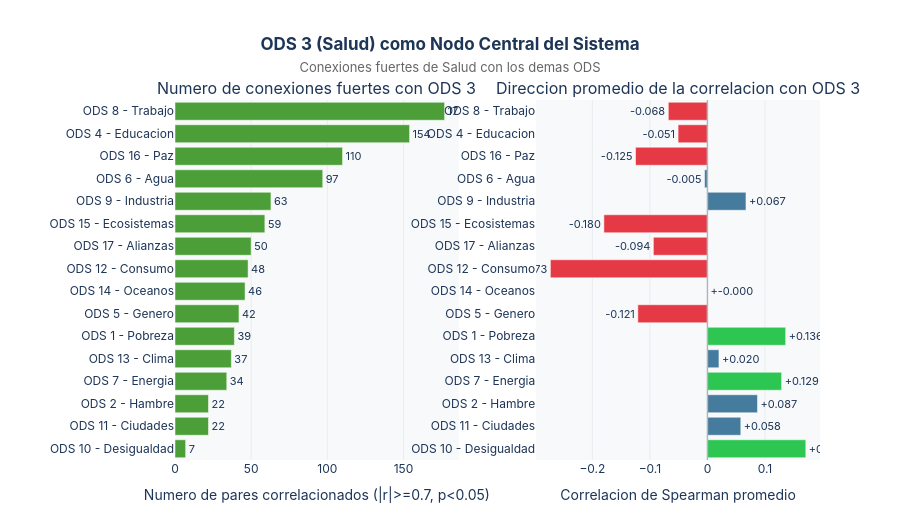

The code cell stored with this chart in its notebook:
### Markdown cell above
---
## El Sistema Interconectado — ODS 3 como Nodo Central

El ODS 3 no existe en aislamiento. Analizando los **1,285 pares de correlaciones** donde aparece, la salud está conectada — positiva o negativamente — con casi todos los demás ODS. El colapso silencioso de la salud pública **arrastra consigo** los avances en educación, empleo y paz social.

### Code cell
# ══════════════════════════════════════════════════════════════════════════════
# FIGURA 7 — Red de conexiones: ODS 3 como nodo central
# ══════════════════════════════════════════════════════════════════════════════

import ast

pares = pd.read_csv('../data/consolidated/pares_ods_correlaciones.csv')

# Parsear columna ods_pair de string "(3, 8)" a enteros
pares['pair_tuple'] = pares['ods_pair'].apply(ast.literal_eval)
pares['ods_1'] = pares['pair_tuple'].apply(lambda x: x[0])
pares['ods_2'] = pares['pair_tuple'].apply(lambda x: x[1])

# Filtrar pares que involucran ODS 3 (excluir el auto-par 3-3)
mask = ((pares['ods_1'] == 3) | (pares['ods_2'] == 3)) & \
       ~((pares['ods_1'] == 3) & (pares['ods_2'] == 3))
pares3 = pares[mask].copy()
pares3['otro_ods'] = pares3.apply(
    lambda r: r['ods_2'] if r['ods_1'] == 3 else r['ods_1'], axis=1
)
pares3 = pares3.sort_values('n_correlaciones', ascending=True)

ods_nombres = {
    1: 'ODS 1 - Pobreza',       2: 'ODS 2 - Hambre',
    4: 'ODS 4 - Educacion',     5: 'ODS 5 - Genero',
    6: 'ODS 6 - Agua',          7: 'ODS 7 - Energia',
    8: 'ODS 8 - Trabajo',       9: 'ODS 9 - Industria',
    10: 'ODS 10 - Desigualdad', 11: 'ODS 11 - Ciudades',
    12: 'ODS 12 - Consumo',     13: 'ODS 13 - Clima',
    14: 'ODS 14 - Oceanos',     15: 'ODS 15 - Ecosistemas',
    16: 'ODS 16 - Paz',         17: 'ODS 17 - Alianzas'
}
pares3['nombre'] = pares3['otro_ods'].map(ods_nombres).fillna(
    pares3['otro_ods'].apply(lambda x: 'ODS ' + str(x))
)
pares3['color_bar'] = pares3['corr_promedio'].apply(
    lambda c: COLOR_ALERTA if c < -0.05 else COLOR_MEJORA if c > 0.1 else COLOR_NEUTRO
)

fig_red = make_subplots(
    rows=1, cols=2,
    subplot_titles=[
        'Numero de conexiones fuertes con ODS 3',
        'Direccion promedio de la correlacion con ODS 3'
    ],
    horizontal_spacing=0.12
)

# Panel izq: número de conexiones
fig_red.add_trace(go.Bar(
    x=pares3['n_correlaciones'], y=pares3['nombre'],
    orientation='h', marker_color=COLOR_ODS3,
    marker_line_color='white', marker_line_width=0.5,
    text=pares3['n_correlaciones'], textposition='outside',
    textfont=dict(size=11),
    hovertemplate='<b>%{y}</b><br>Conexiones: <b>%{x}</b><extra></extra>',
    showlegend=False
), row=1, col=1)

# Panel der: correlación media
corr_vals = pares3['corr_promedio'].round(3)
fig_red.add_trace(go.Bar(
    x=corr_vals, y=pares3['nombre'],
    orientation='h', marker_color=pares3['color_bar'],
    marker_line_color='white', marker_line_width=0.5,
    text=['+{:.3f}'.format(c) if c >= 0 else '{:.3f}'.format(c) for c in corr_vals],
    textposition='outside', textfont=dict(size=11),
    hovertemplate='<b>%{y}</b><br>Correlacion media: <b>%{x:.3f}</b><extra></extra>',
    showlegend=False
), row=1, col=2)

fig_red.add_vline(x=0, line_width=1.5, line_color='#ADB5BD', row=1, col=2)

fig_red.update_xaxes(showgrid=True, gridcolor='#E9ECEF')
fig_red.update_yaxes(showgrid=False)
fig_red.update_xaxes(title_text='Numero de pares correlacionados (|r|>=0.7, p<0.05)', row=1, col=1)
fig_red.update_xaxes(title_text='Correlacion de Spearman promedio', row=1, col=2)

fig_red.update_layout(
    title=dict(
        text='<b>ODS 3 (Salud) como Nodo Central del Sistema</b><br>'
             '<span style="font-size:13px;font-weight:normal;color:#666">'
             'Conexiones fuertes de Salud con los demas ODS</span>',
        x=0.5, xanchor='center'
    ),
    height=520, plot_bgcolor=COLOR_FONDO, paper_bgcolor='white',
    font=dict(family='Inter, Arial, sans-serif', color='#1D3557'),
    margin=dict(t=100, b=60, l=175)
)

fig_red.show()
top = pares3.sort_values('n_correlaciones', ascending=False).iloc[0]
print('Total conexiones fuertes de ODS 3 con otros ODS:', pares3['n_correlaciones'].sum())
print('ODS mas conectado con ODS 3:', top['nombre'], '-', int(top['n_correlaciones']), 'pares')

### Figure 1 — Plotly figure (JSON) as saved in the notebook; plotly's stock layout.template omitted (floating-point values rounded to 4 significant figures)
{"data": [{"hovertemplate": "<b>%{y}</b><br>Conexiones: <b>%{x}</b><extra></extra>", "marker": {"color": "#4C9F38", "line": {"color": "white", "width": 0.5}}, "orientation": "h", "showlegend": false, "text": [7.0, 22.0, 22.0, 34.0, 37.0, 39.0, 42.0, 46.0, 48.0, 50.0, 59.0, 63.0, 97.0, 110.0, 154.0, 177.0], "textfont": {"size": 11}, "textposition": "outside", "type": "bar", "x": [7, 22, 22, 34, 37, 39, 42, 46, 48, 50, 59, 63, 97, 110, 154, 177], "xaxis": "x", "y": ["ODS 10 - Desigualdad", "ODS 11 - Ciudades", "ODS 2 - Hambre", "ODS 7 - Energia", "ODS 13 - Clima", "ODS 1 - Pobreza", "ODS 5 - Genero", "ODS 14 - Oceanos", "ODS 12 - Consumo", "ODS 17 - Alianzas", "ODS 15 - Ecosistemas", "ODS 9 - Industria", "ODS 6 - Agua", "ODS 16 - Paz", "ODS 4 - Educacion", "ODS 8 - Trabajo"], "yaxis": "y"}, {"hovertemplate": "<b>%{y}</b><br>Correlacion media: <b>%{x:.3f}</b><extra></extra>", "marker": {"color": ["#2DC653", "#457B9D", "#457B9D", "#2DC653", "#457B9D", "#2DC653", "#E63946", "#457B9D", "#E63946", "#E63946", "#E63946", "#457B9D", "#457B9D", "#E63946", "#E63946", "#E63946"], "line": {"color": "white", "width": 0.5}}, "orientation": "h", "showlegend": false, "text": ["+0.171", "+0.058", "+0.087", "+0.129", "+0.020", "+0.136", "-0.121", "+-0.000", "-0.273", "-0.094", "-0.180", "+0.067", "-0.005", "-0.125", "-0.051", "-0.068"], "textfont": {"size": 11}, "textposition": "outside", "type": "bar", "x": [0.171, 0.058, 0.087, 0.129, 0.02, 0.136, -0.121, -0.0, -0.273, -0.094, -0.18, 0.067, -0.005, -0.125, -0.051, -0.068], "xaxis": "x2", "y": ["ODS 10 - Desigualdad", "ODS 11 - Ciudades", "ODS 2 - Hambre", "ODS 7 - Energia", "ODS 13 - Clima", "ODS 1 - Pobreza", "ODS 5 - Genero", "ODS 14 - Oceanos", "ODS 12 - Consumo", "ODS 17 - Alianzas", "ODS 15 - Ecosistemas", "ODS 9 - Industria", "ODS 6 - Agua", "ODS 16 - Paz", "ODS 4 - Educacion", "ODS 8 - Trabajo"], "yaxis": "y2"}], "layout": {"annotations": [{"font": {"size": 16}, "showarrow": false, "text": "Numero de conexiones fuertes con ODS 3", "x": 0.22, "xanchor": "center", "xref": "paper", "y": 1.0, "yanchor": "bottom", "yref": "paper"}, {"font": {"size": 16}, "showarrow": false, "text": "Direccion promedio de la correlacion con ODS 3", "x": 0.78, "xanchor": "center", "xref": "paper", "y": 1.0, "yanchor": "bottom", "yref": "paper"}], "font": {"color": "#1D3557", "family": "Inter, Arial, sans-serif"}, "height": 520, "margin": {"b": 60, "l": 175, "t": 100}, "paper_bgcolor": "white", "plot_bgcolor": "#F8F9FA", "shapes": [{"line": {"color": "#ADB5BD", "width": 1.5}, "type": "line", "x0": 0, "x1": 0, "xref": "x2", "y0": 0, "y1": 1, "yref": "y2 domain"}], "title": {"text": "<b>ODS 3 (Salud) como Nodo Central del Sistema</b><br><span style=\"font-size:13px;font-weight:normal;color:#666\">Conexiones fuertes de Salud con los demas ODS</span>", "x": 0.5, "xanchor": "center"}, "xaxis": {"anchor": "y", "domain": [0.0, 0.44], "gridcolor": "#E9ECEF", "showgrid": true, "title": {"text": "Numero de pares correlacionados (|r|>=0.7, p<0.05)"}}, "xaxis2": {"anchor": "y2", "domain": [0.56, 1.0], "gridcolor": "#E9ECEF", "showgrid": true, "title": {"text": "Correlacion de Spearman promedio"}}, "yaxis": {"anchor": "x", "domain": [0.0, 1.0], "showgrid": false}, "yaxis2": {"anchor": "x2", "domain": [0.0, 1.0], "showgrid": false}}}
